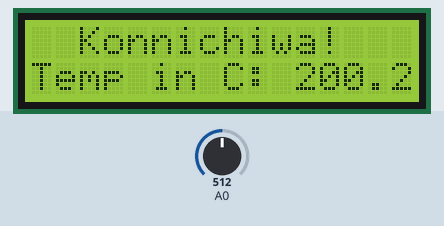
Bench run of a sketch on a simulated Arduino Uno, built with avr-gcc and run on an emulated ATmega328P. Parts: 16×2 character LCD. The test bench sets the inputs (shaded band); at power-on: A0 = 512. What the sketch prints to the serial monitor is not drawn.

Above: at 1.2 s.
1.3 s: A0 set to 323
At 1.7 s:
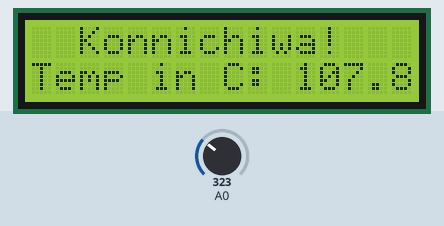
2.8 s: A0 set to 290
At 4.0 s:
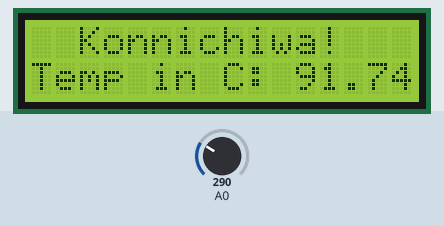
4.3 s: A0 set to 130
At 5.1 s:
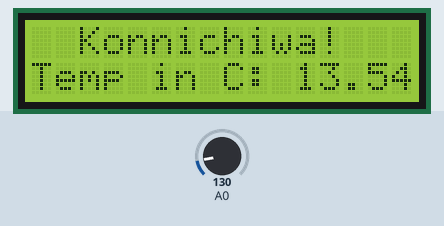
5.8 s: A0 set to 112
At 7.2 s:
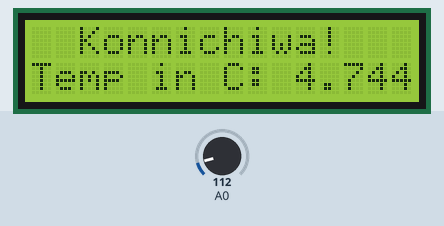
Timing chart, 0 to 8.3 s (numbered marks = the images above; inputs shaded):
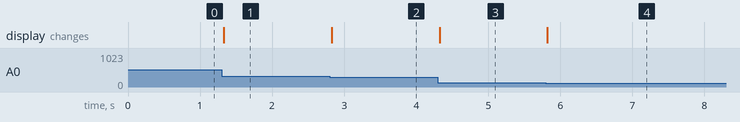

The sketch:

Tutorial_5_-_TMP36_x_LCD.ino
```cpp
#include <Wire.h>
#include <LiquidCrystal_I2C.h>

// Instanciate
LiquidCrystal_I2C lcd(0x27, 16, 2);

void setup()
{
  Serial.begin(9600);
  pinMode(A0, INPUT);

  // Initialize LCD
  lcd.init();
  lcd.backlight();
  lcd.setCursor(2, 0);
  lcd.print("Konnichiwa!");
}

void loop()
{
  float analogValue = analogRead(A0);
  //Serial.println("Analog Value: " + String(analogValue));
  float voltageOut = analogValue * (5/1023.0);
  float tempC = (voltageOut - 0.5) * 100;
  Serial.println("Temp in C: " + String(tempC));

  lcd.setCursor(0, 1);
  lcd.print("Temp in C: ");
  lcd.print(tempC);
}
```

Measured:
- after the input at 1.3 s, the display: changes at once (image 1)
- after the input at 2.8 s, the display: changes at once (image 2)
- after the input at 4.3 s, the display: changes at once (image 3)
- after the input at 5.8 s, the display: changes at once (image 4)
